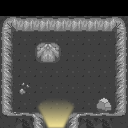

A 2D game scene composited from a Tiled map and its tileset images. What follows is a short description and the map's XML, with each tile layer's data collapsed to a summary:
An orthogonal 8x8 tile map with 16x16 px tiles, 6 tile layers (ground0, ground1, walls1, objects1, ...), 2 tilesets and 10 objects (2x startField, warpField).

<map version="1.0" orientation="orthogonal" renderorder="right-down" width="8" height="8" tilewidth="16" tileheight="16" nextobjectid="11">
 <properties>
  <property name="musicIndex" value="2" />
  <property name="musicType" value="town" />
 </properties>
 <tileset firstgid="1" name="limbusdev_world" tilewidth="16" tileheight="16" tilecount="4096">
  <image source="../spritesheets/limbusdev_world.png" width="1024" height="1024" />
 </tileset>
 <tileset firstgid="4097" name="limbusdev_world2" tilewidth="16" tileheight="16" tilecount="4096">
  <image source="../spritesheets/limbusdev_world2.png" width="1024" height="1024" />
 </tileset>
 <layer name="ground0" width="8" height="8">
  <data>[64 cells, 0 non-empty, 0 distinct tile ids]</data>
 </layer>
 <layer name="ground1" width="8" height="8">
  <data>[64 cells, 56 non-empty, 2 distinct tile ids]</data>
 </layer>
 <layer name="walls1" width="8" height="8">
  <data>[64 cells, 28 non-empty, 13 distinct tile ids]</data>
 </layer>
 <layer name="objects1" width="8" height="8">
  <data>[64 cells, 1 non-empty, 1 distinct tile ids]</data>
 </layer>
 <objectgroup name="people1" visible="0" />
 <layer name="lights1" width="8" height="8">
  <data>[64 cells, 6 non-empty, 6 distinct tile ids]</data>
 </layer>
 <layer name="tops1" width="8" height="8">
  <data>[64 cells, 2 non-empty, 2 distinct tile ids]</data>
 </layer>
 <objectgroup name="colliderWalls1">
  <object id="1" x="0" y="16" width="128" height="16" />
  <object id="2" x="32" y="48" width="32" height="16" />
  <object id="3" x="0" y="32" width="16" height="96" />
  <object id="4" x="112" y="32" width="16" height="96" />
  <object id="5" x="16" y="112" width="32" height="16" />
  <object id="6" x="64" y="112" width="48" height="16" />
  <object id="7" x="96" y="96" width="16" height="16" />
 </objectgroup>
 <objectgroup name="triggers1">
  <object id="8" name="warpField" x="48" y="112" width="16" height="16">
   <properties>
    <property name="targetID" value="1" />
    <property name="targetWarpPointID" value="3" />
   </properties>
  </object>
  <object id="9" name="startField" x="64" y="64" width="16" height="16">
   <properties>
    <property name="fieldID" value="1" />
   </properties>
  </object>
  <object id="10" name="startField" x="48" y="96" width="16" height="16">
   <properties>
    <property name="fieldID" value="2" />
   </properties>
  </object>
 </objectgroup>
 <objectgroup name="descriptions1" visible="0" />
</map>
